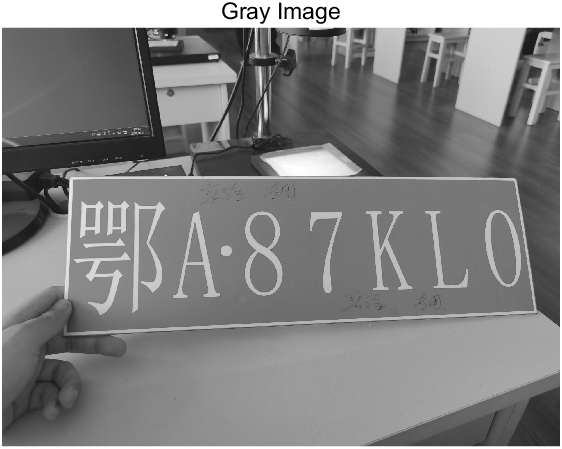
%> input picture 数字图像处理/实验四 车牌检测及识别/car_gray.png, 562 x 449 px
$ octave test2.m   (GNU Octave 9; MATLAB toolbox functions it lacks are replaced by stand-ins)
%> lines starting %> are read from the running program, lines starting %| are printed output that depends on the picture
% 读入图像
img = imread('car_gray.png');
%> img is the input picture: size 449x562x3 uint8; min 0, max 255, mean 128.8

% 添加高斯噪声
img_noisy = imnoise(img, 'gaussian', 0, 0.01);
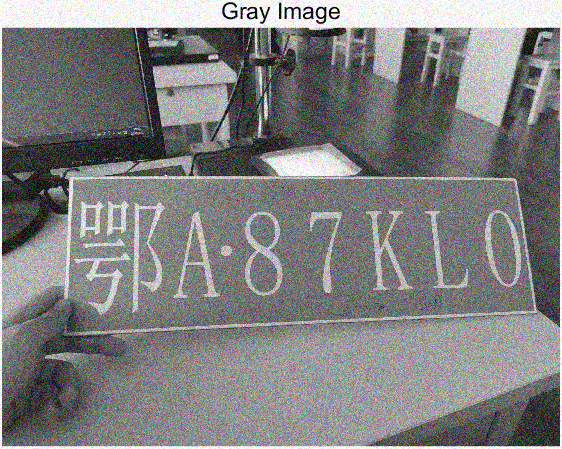
%> img_noisy: size 449x562x3 uint8; mean R, G, B 128.1, 128.1, 128.1

% 均值滤波
h = fspecial('average', 3);
img_average = imfilter(img_noisy, h);
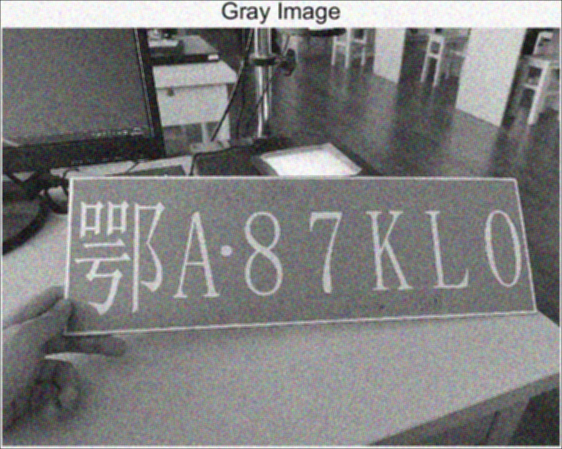
%> img_average: size 449x562x3 uint8; mean R, G, B 127.5, 127.5, 127.5

% 显示结果
subplot(1, 3, 1), imshow(img), title('原始图像');
subplot(1, 3, 2), imshow(img_noisy), title('添加噪声后的图像');
subplot(1, 3, 3), imshow(img_average), title('均值滤波后的图像');
